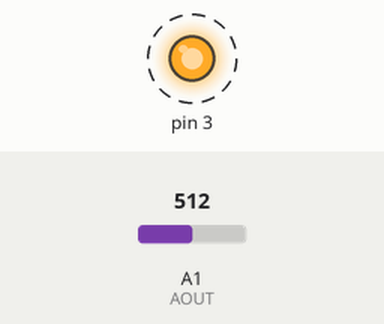
Recording of a sketch running on a simulated Arduino Uno, built with avr-gcc and run on an emulated ATmega328P. On the bench: output pins drawn as LEDs (lit = HIGH). Dashed ring = blinking. The inputs (shaded band) are chosen by the test bench; at power-on: A1 (AOUT) = 512. What the sketch prints to the serial monitor is not drawn.

Above: at 0.5 s.
Timing chart, 0 to 4.6 s (numbered marks = the images above):
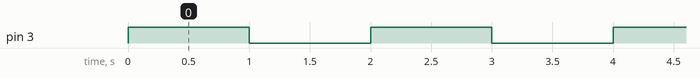

Measured:
- by itself, pin 3: alternates HIGH for 1.0 s and LOW for 1.0 s

The sketch:

ACS712.ino
```cpp
#define SENSOR 66
const int AOUT  = A1;

double V = 0;
double VRMS = 0;
double Irms = 0;


float getVPP()
{
  float result;
  int readValue; //從sensor讀值
  int maxValue = 0; // 儲存最大值
  int minValue = 1024; // 儲存最小值
  uint32_t start_time = millis();

  while((millis()-start_time) < 1000) //1秒讀取樣品一次
   {
       readValue = analogRead(AOUT);
       // 讀取是否有新的數值
       if (readValue > maxValue)
       { /*紀錄最大值*/
           maxValue = readValue;
       }
       if (readValue < minValue)
       { /*紀錄最小值*/
           minValue = readValue;
       }
   }
   // 最大值減最小值
   result = ((maxValue - minValue) * 5.0)/1024.0;

   return result;
}

void setup() {
  // put your setup code here, to run once:
  Serial.begin(9600);
  pinMode(3, OUTPUT);
}

void loop() {
  // put your main code here, to run repeatedly:

   digitalWrite(3, HIGH);
   V = getVPP();
   VRMS = (V/2.0) *0.707;
   Irms = ((VRMS * 1000.000)/SENSOR-0.074);
   Serial.print("Irms= ");
   Serial.print(Irms);
   Serial.println(" A ");
   digitalWrite(3, LOW);
   V = getVPP();
   VRMS = (V/2.0) *0.707;
   Irms = ((VRMS * 1000.000)/SENSOR-0.074);
   Serial.print("Irms= ");
   Serial.print(Irms);
   Serial.println(" A ");


}
```
